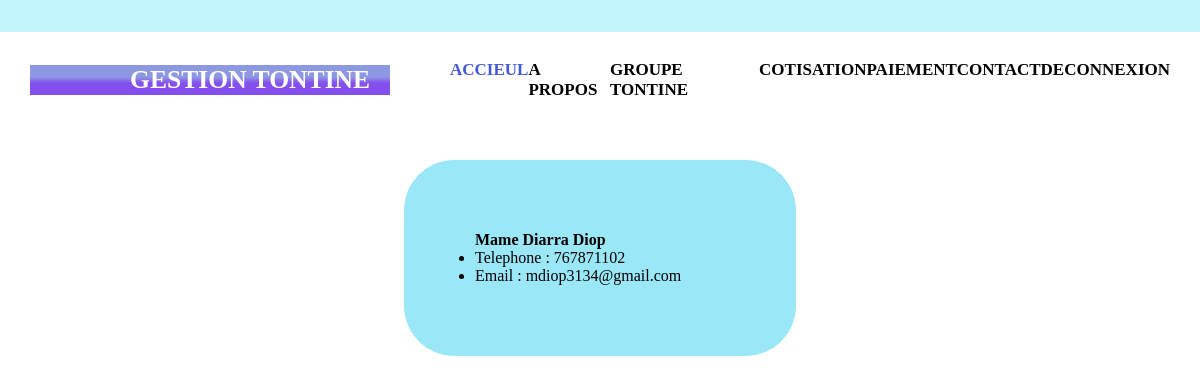
/contacts/1/ (signed in), run on the app's committed database.
### tontine_app/models.py (models this page shows, shortened)
class Contact(models.Model):
    nom = models.CharField(max_length=150)
    prenom = models.CharField(max_length=150)
    telephone = models.CharField(max_length=150)
    email = models.EmailField(max_length=150, null=True, blank=True)

### tontine_app/views.py (the view)
# urls.py: path("contacts/<int:id>/", contact_details, name="details"),
@login_required(login_url="/login/")
def contact_details(request, id):
    contact = get_object_or_404(Contact, id=id)
    return render(request, "contacts/contact_details.html", {"contact": contact})

### templates/contacts/contact_details.html (shortened to what this page needs)
{% load static %}
<!DOCTYPE html>
<html>
<head>
	<link rel="stylesheet" type="text/css" href="{% static 'css/contacts/contact_details.css' %}">
</head>
<body>
  <header>
    <section class="navsection">
      <div class="logo">
        <a href="{% url 'base' %}" ><h1>Gestion Tontine</h1></a>
      </div>
      <nav>
        <a href="{% url 'base' %}" >Accieul</a>
        <a href="{% url 'about' %}">A Propos</a>
        <a href="{% url 'groupes' %}">Groupe Tontine</a>
        <a href="{% url 'cotisation' %}">Cotisation</a>
        <a href="{% url 'paiement' %}">Paiement</a>
        <a href="{% url 'contacts' %}">Contact</a>
        {% if request.user.is_authenticated %}
        <a href="{% url 'logout' %}">Deconnexion</a>
        {% else %}
        <a href="{% url 'login' %}">Connexion</a>
        {% endif %}
      </nav>
    </section>
  {% block contenu %}
    <div class="card">
        <h4 class="text-center"> {{contact.prenom}}  {{contact.nom}} </h4>
        <ul class="list-group list-flush">
            <li class="list-group-item">
            Telephone : {{contact.telephone}}
            </li>
            <li class="list-group-item">
                Email : {{contact.email|default_if_none:"Non renseigné"}}
            </li>
        </ul>
    </div>
  {% endblock %}
</header>
</body>
</html>

### static/css/contacts/contact_details.css (style rules this page uses)
* { margin: 0; padding: 0; }
header { width: 100%; height: 100vh; }
.navsection { width: 100%; height: 20vh; display: flex; justify-content: space-around; align-items: center; background-image: linear-gradient(to top,#fff 80%, #c3f5ff 20%); }
.logo { width: 30%; color: #fff; background-image: linear-gradient(#8d98e3 40%, #854fee 60%); padding-left: 100px; box-sizing: border-box; }
.logo h1 { text-transform: uppercase; font-size: 1.6rem; animation: aagepiche 2s linear infinite; animation-direction: alternate; color: #fff; }
.logo a { text-decoration: none; }
nav { width: 60%; display: flex; justify-content: space-around; }
nav a { text-decoration: none; text-transform: uppercase; color: #000; font-weight: 900; font-size: 17px; position: relative; }
nav a:first-child { color: #4458dc; }
nav a:before { content: ""; position: absolute; top: 110; left: 0; width: 0; height: 22px; border-bottom: 2px solid #4458dc; transition: all 0.4s linear; }

### templates/contacts/contact_details.html (style rules this page uses)
.card { width: 250px; margin: 0 auto; padding: 70px; border: 1px solid #9ae7f8; border-radius: 50px; background-color: #9ae7f8; }

### data on the page
Contact: prenom "Mame Diarra", nom "Diop", telephone "767871102", email "mdiop3134@gmail.com"
